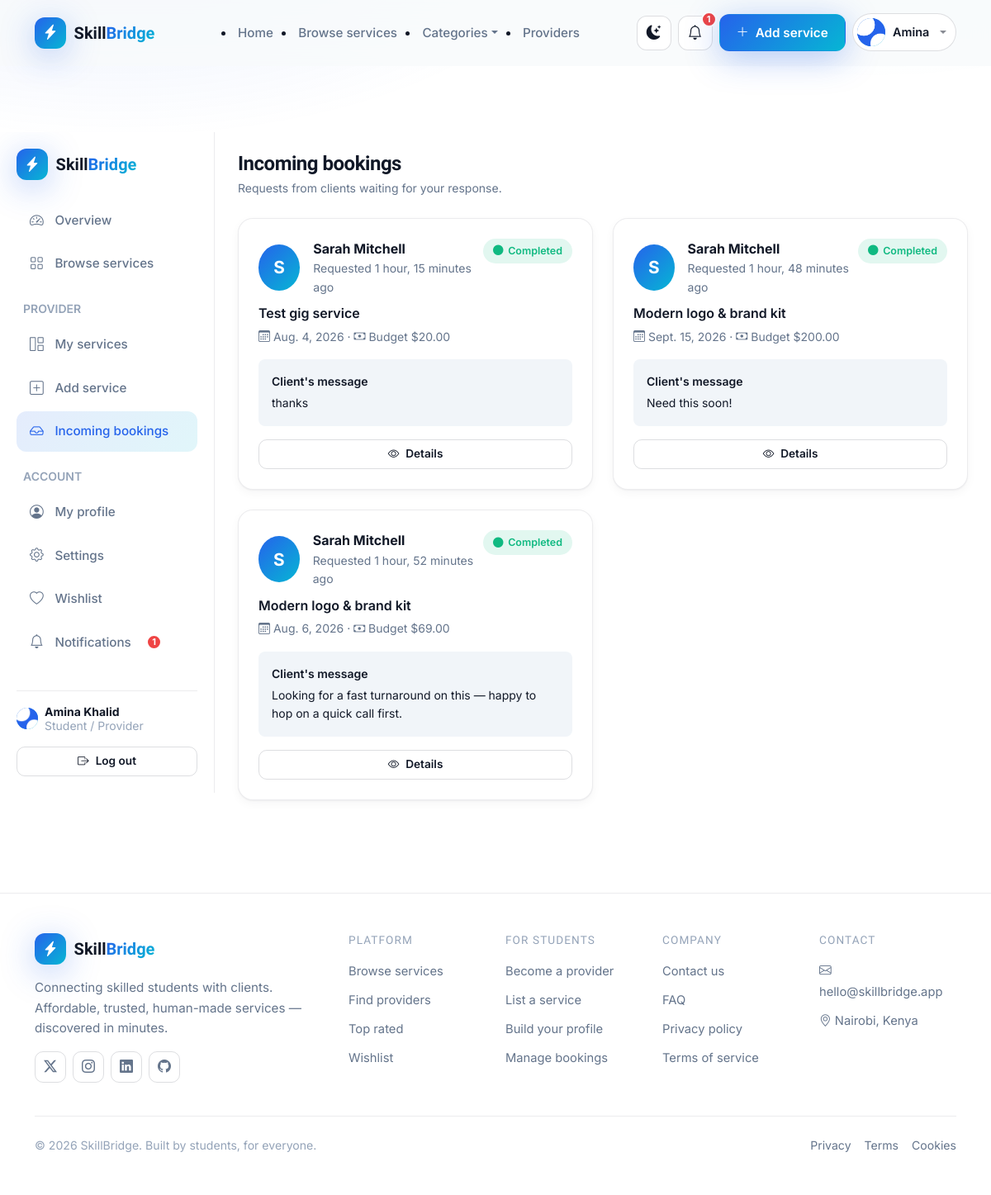
The page /bookings/incoming/ (signed in) on the database its author committed.
### accounts/models.py (models this page shows, shortened)
class User(AbstractUser):
    class Role(models.TextChoices):
        STUDENT = 'student', 'Student / Provider'
        CLIENT = 'client', 'Client'
    role = models.CharField(max_length=20, choices=Role.choices, default=Role.CLIENT)
    phone = models.CharField(max_length=20, blank=True)
    bio = models.TextField(max_length=1000, blank=True)
    profile_image = models.ImageField(upload_to='profiles/', blank=True, null=True)
    occupation = models.CharField(max_length=120, blank=True)
    location = models.CharField(max_length=120, blank=True)
    website = models.URLField(blank=True)
    skills = models.ManyToManyField('services.Category', related_name='providers', blank=True)
    is_provider_approved = models.BooleanField(
        default=False,
        help_text='Approved by admin before a student can publish services.',
    )
    created_at = models.DateTimeField(auto_now_add=True)
    updated_at = models.DateTimeField(auto_now=True)
    @property
    def is_student(self):
        return self.role == self.Role.STUDENT
    def unread_notifications(self):
        return self.notifications.filter(is_read=False).count()

### bookings/models.py (models this page shows, shortened)
class Booking(models.Model):
    class Status(models.TextChoices):
        PENDING = 'pending', 'Pending'
        ACCEPTED = 'accepted', 'Accepted'
        COMPLETED = 'completed', 'Completed'
        CANCELLED = 'cancelled', 'Cancelled'
    client = models.ForeignKey(
        settings.AUTH_USER_MODEL, on_delete=models.CASCADE, related_name='bookings_made'
    )
    provider = models.ForeignKey(
        settings.AUTH_USER_MODEL, on_delete=models.CASCADE, related_name='bookings_received'
    )
    service = models.ForeignKey('services.Service', on_delete=models.CASCADE, related_name='bookings')
    description = models.TextField(max_length=2000, blank=True)
    status = models.CharField(max_length=20, choices=Status.choices, default=Status.PENDING)
    preferred_date = models.DateField(null=True, blank=True)
    budget = models.DecimalField(max_digits=10, decimal_places=2, null=True, blank=True)
    created_at = models.DateTimeField(auto_now_add=True)
    updated_at = models.DateTimeField(auto_now=True)
    class Meta:
        ordering = ['-created_at']

### services/models.py (models this page shows, shortened)
class Service(models.Model):
    class Availability(models.TextChoices):
        AVAILABLE = 'available', 'Available'
        BUSY = 'busy', 'Busy'
        LIMITED = 'limited', 'Limited slots'
    title = models.CharField(max_length=160)
    description = models.TextField(max_length=3000)
    category = models.ForeignKey(Category, on_delete=models.SET_NULL, null=True, related_name='services')
    price = models.DecimalField(max_digits=10, decimal_places=2)
    image = models.ImageField(upload_to='services/', blank=True, null=True)
    availability = models.CharField(
        max_length=20, choices=Availability.choices, default=Availability.AVAILABLE
    )
    provider = models.ForeignKey(
        settings.AUTH_USER_MODEL, on_delete=models.CASCADE, related_name='services'
    )
    is_approved = models.BooleanField(
        default=True,
        help_text='Admin approval gate; false hides the listing.',
    )
    created_at = models.DateTimeField(auto_now_add=True)
    updated_at = models.DateTimeField(auto_now=True)
    class Meta:
        ordering = ['-created_at']

### bookings/views.py (the view)
# urls.py: path('incoming/', views.incoming_bookings, name='incoming'),
@login_required
def incoming_bookings(request):
    bookings = Booking.objects.filter(provider=request.user).select_related('client', 'service')
    return render(request, 'bookings/incoming_bookings.html', {'bookings': bookings})

### accounts/context_processors.py (called while the page is built)
def global_context(request):
    ctx = {
        'all_categories': Category.objects.all().order_by('name'),
        'total_categories': Category.objects.count(),
    }
    if request.user.is_authenticated:
        ctx['unread_notification_count'] = request.user.unread_notifications()
    return ctx

### templates/bookings/incoming_bookings.html (shortened to what this page needs)
{% extends 'base.html' %}
{% load static %}
{% block body_class %}sb-dash-body{% endblock %}
{% block content %}
<div class="sb-dash-wrap">
  {% include 'dashboard/includes/sidebar.html' %}
  <main class="sb-dash-main">
    <div class="sb-dash-topbar">
      <div>
        <h4 class="fw-bold mb-1">Incoming bookings</h4>
        <div class="sb-text-muted small">Requests from clients waiting for your response.</div>
      </div>
    </div>
    <div class="row g-4">
      {% for b in bookings %}
        <div class="col-md-6">
          <div class="sb-card p-4">
            <div class="d-flex justify-content-between align-items-start gap-2 mb-2">
              <div class="d-flex align-items-center gap-3">
                {% if b.client.profile_image %}
                  <img src="{{ b.client.profile_image.url }}" alt="" class="sb-avatar sb-avatar--lg">
                {% else %}
                  <span class="sb-avatar sb-avatar--text sb-avatar--lg">{{ b.client.first_name|default:b.client.username|slice:":1" }}</span>
                {% endif %}
                <div>
                  <div class="fw-bold">{{ b.client.get_full_name|default:b.client.username }}</div>
                  <div class="sb-text-muted small">Requested {{ b.created_at|timesince }} ago</div>
                </div>
              </div>
              <span class="sb-badge sb-badge--{{ b.status }}"><i class="bi bi-circle-fill"></i> {{ b.get_status_display }}</span>
            </div>
            <a href="{% url 'services:detail' pk=b.service.pk %}" class="fw-semibold text-reset">{{ b.service.title }}</a>
            <div class="sb-text-muted small mt-1 mb-3">
              <i class="bi bi-calendar3"></i> {{ b.preferred_date|default:"No preferred date" }}
              {% if b.budget %} · <i class="bi bi-cash"></i> Budget ${{ b.budget }}{% endif %}
            </div>
            {% if b.description %}
              <div class="small mb-3 p-3 rounded-3" style="background:var(--sb-card-2)">
                <span class="fw-semibold d-block mb-1">Client's message</span>
                {{ b.description|truncatechars:220 }}
              </div>
            {% endif %}
            <div class="d-flex gap-2">
              <a href="{% url 'bookings:detail' pk=b.pk %}" class="sb-btn sb-btn-ghost sb-btn-sm flex-fill"><i class="bi bi-eye"></i> Details</a>
            </div>
          </div>
        </div>
      {% endfor %}
    </div>
  </main>
</div>
{% endblock %}

### templates/includes/navbar.html (shortened to what this page needs)
{% load static %}
<nav class="sb-navbar {% if request.resolver_match.url_name == 'home' %}sb-navbar--transparent{% endif %}" id="mainNavbar">
  <div class="container">
    <div class="d-flex align-items-center justify-content-between py-3">
      <a class="sb-brand" href="{% url 'services:home' %}">
        <span class="sb-brand-mark"><i class="bi bi-lightning-charge-fill"></i></span>
        <span class="sb-brand-text">Skill<span>Bridge</span></span>
      </a>
      <ul class="sb-nav-links d-none d-lg-flex align-items-center gap-4 mb-0">
        <li><a class="{% if request.resolver_match.url_name == 'home' %}active{% endif %}" href="{% url 'services:home' %}">Home</a></li>
        <li><a class="{% if request.resolver_match.url_name == 'browse' %}active{% endif %}" href="{% url 'services:browse' %}">Browse services</a></li>
        <li class="nav-item dropdown">
          <a class="dropdown-toggle" data-bs-toggle="dropdown" href="#" role="button">Categories</a>
        </li>
        <li><a class="{% if request.resolver_match.url_name == 'providers' %}active{% endif %}" href="{% url 'services:providers' %}">Providers</a></li>
      </ul>
      <div class="d-flex align-items-center gap-2 sb-nav-actions">
        <button class="sb-icon-btn" id="themeToggle" title="Toggle dark mode" aria-label="Toggle dark mode">
        </button>
        {% if user.is_authenticated %}
          <a class="sb-icon-btn position-relative" href="{% url 'accounts:notifications' %}" title="Notifications">
            <i class="bi bi-bell"></i>
            {% if unread_notification_count %}
              <span class="sb-badge-dot">{{ unread_notification_count }}</span>
            {% endif %}
          </a>
          {% if user.is_student and user.is_provider_approved %}
            <a class="sb-btn sb-btn-primary d-none d-md-inline-flex" href="{% url 'services:create' %}">
              <i class="bi bi-plus-lg"></i> Add service
            </a>
          {% endif %}
          <div class="dropdown">
            <button class="sb-avatar-btn dropdown-toggle" data-bs-toggle="dropdown" aria-expanded="false">
              {% if user.profile_image %}
                <img src="{{ user.profile_image.url }}" alt="{{ user.username }}" class="sb-avatar">
              {% else %}
                <span class="sb-avatar sb-avatar--text">{{ user.first_name|default:user.username|slice:":1" }}</span>
              {% endif %}
              <span class="d-none d-md-inline">{{ user.first_name|default:user.username|truncatechars:12 }}</span>
            </button>
          </div>
        {% else %}
          <a class="sb-btn sb-btn-ghost d-none d-sm-inline-flex" href="{% url 'accounts:login' %}">Log in</a>
          <a class="sb-btn sb-btn-primary sb-nav-cta" href="{% url 'accounts:register' %}">Get started</a>
        {% endif %}
      </div>
    </div>
  </div>
</nav>

### templates/dashboard/includes/sidebar.html (shortened to what this page needs)
<aside class="sb-sidebar">
  <a class="sb-brand" href="{% url 'services:home' %}">
    <span class="sb-brand-mark"><i class="bi bi-lightning-charge-fill"></i></span>
    <span class="sb-brand-text">Skill<span>Bridge</span></span>
  </a>
  <nav class="sb-sidebar-nav">
    <a href="{% url 'dashboard:home' %}" class="{% if request.resolver_match.url_name == 'home' and request.resolver_match.namespace == 'dashboard' %}active{% endif %}">
      <i class="bi bi-speedometer2"></i> Overview
    </a>
    <a href="{% url 'services:browse' %}"><i class="bi bi-grid"></i> Browse services</a>
    {% if user.is_student %}
      <div class="sb-text-soft small fw-semibold mt-3 mb-1 px-2">PROVIDER</div>
      <a href="{% url 'services:my_services' %}" class="{% if request.resolver_match.namespace == 'services' and request.resolver_match.url_name == 'my_services' %}active{% endif %}">
        <i class="bi bi-grid-1x2"></i> My services
      </a>
      <a href="{% url 'services:create' %}" class="{% if request.resolver_match.url_name == 'create' %}active{% endif %}">
        <i class="bi bi-plus-square"></i> Add service
      </a>
      <a href="{% url 'bookings:incoming' %}" class="{% if request.resolver_match.url_name == 'incoming' %}active{% endif %}">
        <i class="bi bi-inbox"></i> Incoming bookings
      </a>
    {% else %}
      <div class="sb-text-soft small fw-semibold mt-3 mb-1 px-2">CLIENT</div>
      <a href="{% url 'bookings:my_bookings' %}" class="{% if request.resolver_match.url_name == 'my_bookings' %}active{% endif %}">
        <i class="bi bi-calendar2-check"></i> My bookings
      </a>
    {% endif %}
    <div class="sb-text-soft small fw-semibold mt-3 mb-1 px-2">ACCOUNT</div>
    <a href="{% url 'accounts:profile' %}"><i class="bi bi-person-circle"></i> My profile</a>
    <a href="{% url 'accounts:edit_profile' %}" class="{% if request.resolver_match.url_name == 'edit_profile' %}active{% endif %}">
      <i class="bi bi-gear"></i> Settings
    </a>
    <a href="{% url 'services:wishlist' %}" class="{% if request.resolver_match.url_name == 'wishlist' %}active{% endif %}">
      <i class="bi bi-heart"></i> Wishlist
    </a>
    <a href="{% url 'accounts:notifications' %}">
      <i class="bi bi-bell"></i> Notifications
      {% if unread_notification_count %}<span class="sb-badge-dot sb-badge-dot--static">{{ unread_notification_count }}</span>{% endif %}
    </a>
  </nav>
  <div class="sb-sidebar-footer">
    <div class="d-flex align-items-center gap-2 mb-3">
      {% if user.profile_image %}
        <img src="{{ user.profile_image.url }}" alt="" class="sb-avatar sb-avatar--sm">
      {% else %}
        <span class="sb-avatar sb-avatar--text sb-avatar--sm">{{ user.first_name|default:user.username|slice:":1" }}</span>
      {% endif %}
      <div class="small lh-sm">
        <div class="fw-bold">{{ user.get_full_name|default:user.username }}</div>
        <div class="sb-text-soft">{{ user.get_role_display }}</div>
      </div>
    </div>
    <form method="post" action="{% url 'accounts:logout' %}">
      <button type="submit" class="sb-btn sb-btn-ghost sb-btn-sm w-100"><i class="bi bi-box-arrow-right"></i> Log out</button>
    </form>
  </div>
</aside>

### rows shown on the page
User: profile_image (picture), first_name "Amina", get_full_name "Amina Khalid", role "Student / Provider"
Booking: client.first_name "S", client.get_full_name "Sarah Mitchell", created_at "1 hour, 15 minutes", status "Completed", service "Test gig service", preferred_date "Aug. 4, 2026", budget "20.00", description "thanks"
Booking: client.first_name "S", client.get_full_name "Sarah Mitchell", created_at "1 hour, 48 minutes", status "Completed", service "Modern logo & brand kit", preferred_date "Sept. 15, 2026", budget "200.00", description "Need this soon!"
Booking: client.first_name "S", client.get_full_name "Sarah Mitchell", created_at "1 hour, 52 minutes", status "Completed", service "Modern logo & brand kit", preferred_date "Aug. 6, 2026", budget "69.00", description "Looking for a fast turnaround on this — happy to hop on a quick call first."

### other values the page prints
{{ unread_notification_count }} "1"
